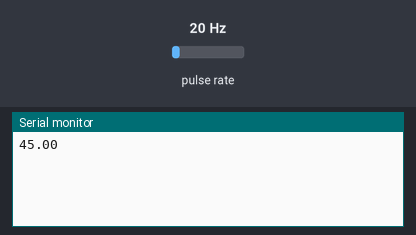
The sketch below on a simulated Arduino Uno, built with avr-gcc and run on an emulated ATmega328P. Parts: the last lines printed to the serial monitor. Wiring (inferred from the names in the program): pulse sensor: data pin 2. The inputs (shaded band) are chosen by the test bench; at power-on: pulse rate 20 Hz.

Above: at 1.2 s.
1.3 s: pulse rate (sensor on pin 2) set to 4 Hz
At 2.6 s:
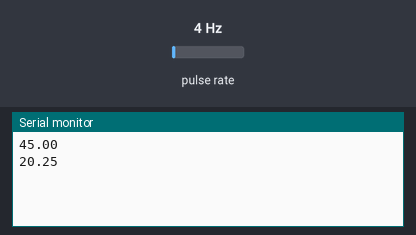
2.8 s: pulse rate (sensor on pin 2) set to 50 Hz
At 3.8 s:
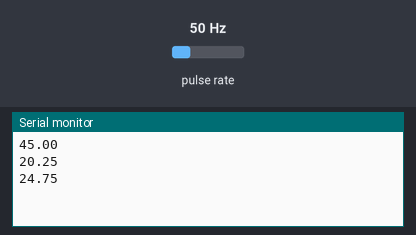
Timing chart, 0 to 5.8 s (numbered marks = the images above; inputs shaded):
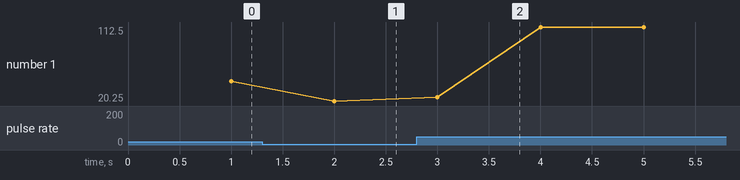

The sketch:

flow_sensor.ino
```cpp
int flowSensorPin = 2;
double flowRate;
volatile int count;


void setup() {
  pinMode(flowSensorPin, INPUT);
  attachInterrupt(digitalPinToInterrupt(flowSensorPin), flow, RISING);

  Serial.begin(9600);
}

void loop() {
  count = 0;
  interrupts();
  delay(1000);
  noInterrupts();

  // start the math
  flowRate = (count * 2.25); // ml/s

  //flowRate = flowRate * 60;
  //flowRate = flowRate / 1000;

  Serial.println(flowRate);
}

void flow() {
  count++;
}
```

Measured:
- after the input at 1.3 s, the serial monitor: prints a new line after 0.70 s (image 1)
- after the input at 2.8 s, the serial monitor: prints a new line after 0.20 s (image 2)
- plotted number 1: 45 → 20.25 after the input at 1.3 s, 20.25 → 112.5 after the input at 2.8 s
